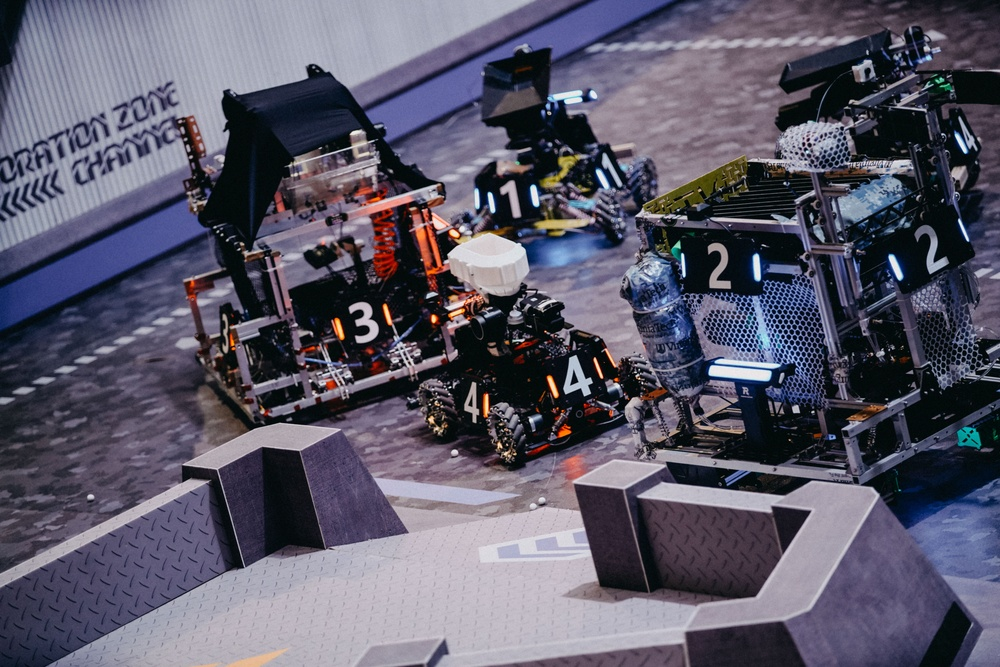
//> input picture task 2/test.jpg, 1000 x 667 px, shrunk from 4497 x 3000 before the run, given in place of grey.png, which was not available
$ ./main   (built with g++ and OpenCV 4)
//> lines starting //> are read from the running program, lines starting //| are printed output that depends on the picture; after the words box and inside, x2 and y2 are one past the last pixel; in counts of white or black regions, pixels touching at a corner belong together; pictures that were not available may be replaced by others from this repository, and a replacement may not be noted
#include <opencv2/opencv.hpp>

// Show the image zoomed, for it was way too large for display
void showZoomed(const cv::Mat& src, const char* name) {
  using namespace cv;
  Mat dst;
  resize(src, dst, Size(), 0.3, 0.3, CV_INTER_AREA);
  namedWindow(name);
  imshow(name, dst);
}

float getAngle(const cv::RotatedRect& r) {
  return r.size.width < r.size.height ? r.angle : r.angle + 90;
}

float getLengthWidthRation(const cv::RotatedRect& r) {
  float ratio = r.size.width / r.size.height;
  return ratio >= 1 ? ratio : 1 / ratio;
}

float getDistance(const cv::Point2f& l, const cv::Point2f& r) {
  return std::hypot(l.x - r.x, l.y - r.y);
}

float getLength(const cv::RotatedRect& rect) {
  return std::max(rect.size.height, rect.size.width);
}

void drawRotatedRect(cv::Mat& output, const cv::RotatedRect& rect,
                     const cv::Scalar& color) {
  std::array<cv::Point2f, 4> vertices;
  rect.points(vertices.data());
  for (int i = 0; i < 4; i++) {
    cv::line(output, vertices[i], vertices[(i + 1) % 4], color, 10);
  }
}

cv::Scalar getRandomColor(cv::RNG& rng) {
  return {rng.uniform(0, 256), rng.uniform(0, 256), rng.uniform(0, 256)};
}

int main() {
  using namespace cv;
  using namespace std;
  RNG rng(time(NULL));
  Mat src = imread("../task 2/grey.png");
//> src is the input picture: 667 rows x 1000 cols, CV_8UC3; mean B, G, R 104.4, 88, 90.3
  Mat colored = imread("../task 2/test.jpg");

  // Find the contours
  Mat grey, blurred, thresholded;
  cvtColor(src, grey, CV_BGR2GRAY);
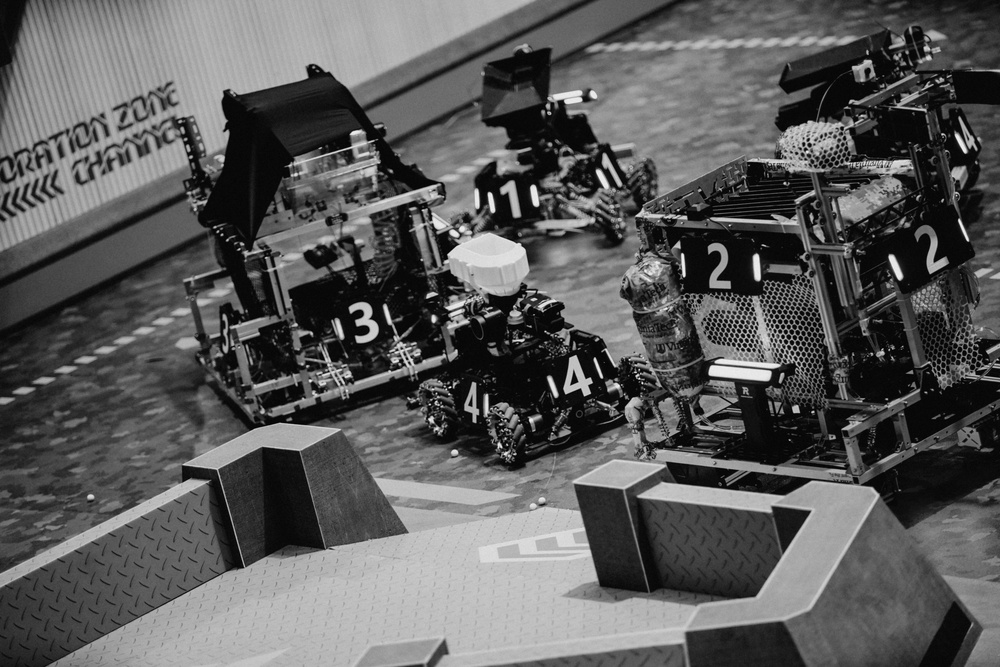
//> grey: 667 rows x 1000 cols, CV_8UC1; min 0, max 248, mean 90.6
  blur(grey, blurred, Size(5, 5));
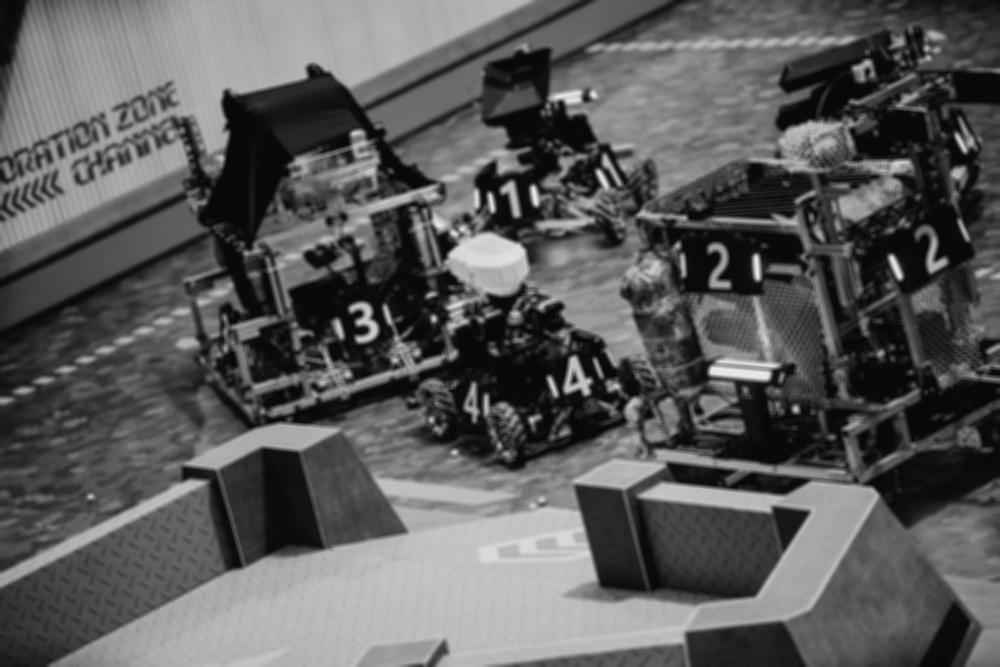
//> blurred: 667 rows x 1000 cols, CV_8UC1; min 7, max 233, mean 90.6
  threshold(blurred, thresholded, 150, 250, THRESH_TOZERO);
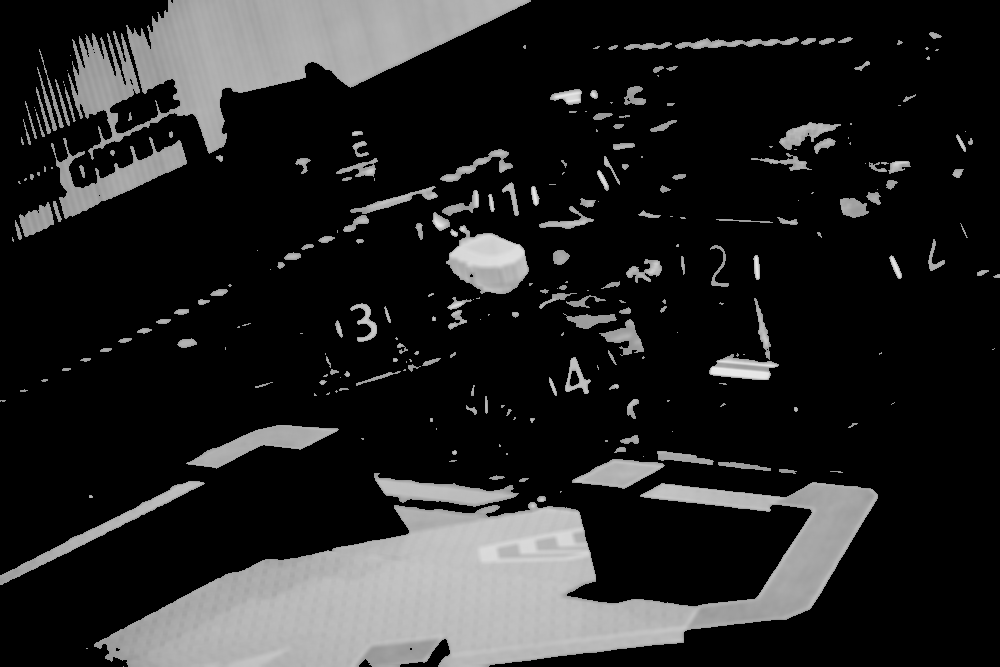
//> thresholded: 667 rows x 1000 cols, CV_8UC1; min 0, max 233, mean 37

  // showZoomed(src, "src");
  // showZoomed(blurred, "blurred");
  showZoomed(thresholded, "thresh");
//> in showZoomed, `resize(src, dst, Size(), 0.3, 0.3, CV_INTER_AREA);`:
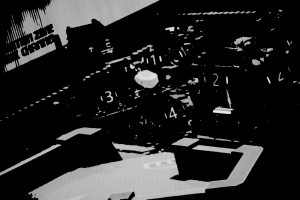
//> dst: 200 rows x 300 cols, CV_8UC1; min 0, max 232, mean 37

  vector<vector<Point>> contours;
  findContours(thresholded, contours, CV_RETR_EXTERNAL, CHAIN_APPROX_SIMPLE);
//> contours = 265 contours, 137 with area under 20; largest, box (x1, y1, x2, y2) and area: (94, 482, 878, 667) 70704, (68, 0, 531, 160) 30636, (446, 225, 529, 294) 3567, (51, 137, 187, 219) 3492, (186, 425, 339, 469) 2388
  vector<RotatedRect> rects;
  for (int i = 0; i < contours.size(); ++i) {
    auto rect = minAreaRect(contours[i]);
    if (rect.size.area() < 1000) continue;
    auto angle = getAngle(rect);
    if (angle < -30 || angle > 30) continue;
    if (getLengthWidthRation(rect) < 2) continue;

    // Filtered
    Scalar color = getRandomColor(rng);
    drawContours(src, contours, i, color, 3);
    // drawRotatedRect(src, rect, color);
    rects.push_back(move(rect));
  }
//> this loop made 265 passes
//> (rect, angle) on passes 6, 7, 10, 15, 27, 72, 93, 147, 158, 171: (centre (486.5, 581.8), size (792.8, 168.2), angle -4.7, 85.29), (centre (100, 529.7), size (227.6, 12.5), angle -27, 62.99), (centre (445.1, 492.4), size (26.8, 145.2), angle -84.8, -84.84), (centre (617.9, 473.2), size (28.9, 90.4), angle -85.1, -85.1), (centre (261.3, 443), size (155.8, 28.8), angle -12.7, 77.25), (centre (743.6, 366.7), size (23.1, 68.2), angle -84.3, -84.29), (centre (622.5, 341.3), size (35.5, 34.9), angle -25, 64.98), (centre (487.9, 263.6), size (59.8, 80), angle -68.2, -68.2), (centre (564.8, 218.5), size (53.8, 21.2), angle -15.9, 74.05), (centre (393.5, 202.7), size (88.3, 12), angle -15.3, 74.74)
//> rect on passes 1, 2, 3, 4, 5, 8: centre (123, 666), size (0, 0), angle -90, centre (86.5, 648), size (0, 1), angle -90, centre (541, 498.5), size (5, 8), angle -90, centre (90.5, 496), size (2, 3), angle -90, centre (560.2, 491.2), size (1.4, 0.7), angle -45, centre (523.5, 479.5), size (3, 9), angle -90

  sort(rects.begin(), rects.end(),
       [](const RotatedRect& l, const RotatedRect& r) {
         return getAngle(l) < getAngle(r);
       });

  showZoomed(src, "contours");
//> call 2 of showZoomed, with name = "contours"
//> in showZoomed (call 2), `resize(src, dst, Size(), 0.3, 0.3, CV_INTER_AREA);`:
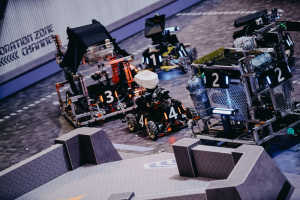
//> dst: 200 rows x 300 cols, CV_8UC3; mean B, G, R 104.4, 88, 90.3

  // Pair
  struct Board {
    RotatedRect l;
    RotatedRect r;
    RotatedRect b;
  };
  vector<Board> boards;
  // Note the size of lights is changing because elements are removed
  for (int i = 0; i < rects.size(); i++) {
    vector<int> candidates;
    for (int j = i + 1; j < rects.size(); j++) {
      if (abs(getAngle(rects[i]) - getAngle(rects[j])) > 10) continue;
      auto length_ratio = getLength(rects[i]) / getLength(rects[j]);
      if (length_ratio < 1) length_ratio = 1 / length_ratio;
      if (length_ratio > 2) continue;

      candidates.push_back(j);
    }

    auto center = rects[i].center;
    auto chosen = min_element(candidates.cbegin(), candidates.cend(),
                              [center, &rects](int l, int r) {
                                return getDistance(center, rects[l].center) <
                                       getDistance(center, rects[r].center);
                              });
    if (chosen != candidates.cend()) {
      RotatedRect board{
          (rects[i].center + rects[*chosen].center) / 2,
          Size(getDistance(rects[i].center, rects[*chosen].center),
               1.5 * (getLength(rects[i]) + getLength(rects[*chosen]) / 2)),
          (getAngle(rects[i]) + getAngle(rects[*chosen])) / 2};
      boards.push_back({rects[i], rects[*chosen], board});
      auto color = getRandomColor(rng);
      drawRotatedRect(colored, boards.back().l, color);
      drawRotatedRect(colored, boards.back().r, color);
      drawRotatedRect(colored, boards.back().b, color);
      cv::line(colored, boards.back().l.center, boards.back().r.center, color, 3);

      rects.erase(rects.cbegin() + *chosen);
    }
  }
  showZoomed(colored, "result");

  waitKey();
  return 0;
}
